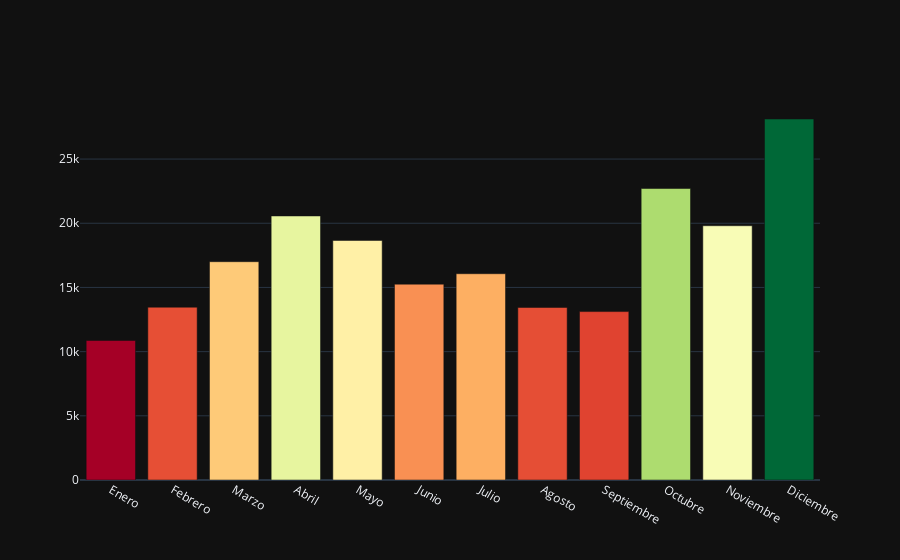

Notebook code for this chart:
### Code cell
# ¿Cómo variaron las ventas a lo largo de los diferentes meses?

totales_ventas = []

for mes in meses:
    dataframes_mes = dataframes[mes]
    totales_ventas_mes = dataframes_mes['Cantidad Pedida'].sum()
    totales_ventas.append(totales_ventas_mes)

        # Crear columna de ingresos totales
    dataframes_mes['Ingreso Total'] = dataframes_mes['Cantidad Pedida'] * dataframes_mes['Precio Unitario']
    
    # Sumar el total de ingresos
    ingreso_total_mes = dataframes_mes['Ingreso Total'].sum()
    print(f"Ingreso total para el mes {mes}: ${ingreso_total_mes}")

totales_ventas

fig = go.Figure()

fig.add_trace(go.Bar(
    x = meses,
    y = totales_ventas,
    marker = dict(color=totales_ventas,colorscale= 'RdYlGn')
))

# en fondo negro me gusta mas
fig.update_layout(
    template='plotly_dark'
)

fig.show()

### Figure 1 — Plotly figure (JSON) as saved in the notebook; plotly's stock layout.template omitted (floating-point values rounded to 4 significant figures)
{"data": [{"marker": {"color": [10868, 13461, 17006, 20568, 18657, 15255, 16069, 13442, 13119, 22705, 19808, 28121], "colorscale": [[0, "rgb(165,0,38)"], [0.1, "rgb(215,48,39)"], [0.2, "rgb(244,109,67)"], [0.3, "rgb(253,174,97)"], [0.4, "rgb(254,224,139)"], [0.5, "rgb(255,255,191)"], [0.6, "rgb(217,239,139)"], [0.7, "rgb(166,217,106)"], [0.8, "rgb(102,189,99)"], [0.9, "rgb(26,152,80)"], [1, "rgb(0,104,55)"]]}, "type": "bar", "x": ["Enero", "Febrero", "Marzo", "Abril", "Mayo", "Junio", "Julio", "Agosto", "Septiembre", "Octubre", "Noviembre", "Diciembre"], "y": [10868, 13461, 17006, 20568, 18657, 15255, 16069, 13442, 13119, 22705, 19808, 28121]}], "layout": {}}
